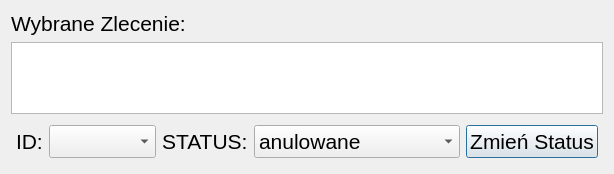
<?xml version="1.0" encoding="UTF-8"?>
<ui version="4.0">
 <class>EditOrders</class>
 <widget class="QDialog" name="EditOrders">
  <property name="geometry">
   <rect>
    <x>0</x>
    <y>0</y>
    <width>578</width>
    <height>174</height>
   </rect>
  </property>
  <property name="windowTitle">
   <string>Edytuj</string>
  </property>
  <layout class="QGridLayout" name="gridLayout">
   <item row="2" column="0">
    <layout class="QHBoxLayout" name="horizontalLayout">
     <property name="leftMargin">
      <number>5</number>
     </property>
     <property name="topMargin">
      <number>5</number>
     </property>
     <property name="rightMargin">
      <number>5</number>
     </property>
     <property name="bottomMargin">
      <number>5</number>
     </property>
     <item>
      <widget class="QLabel" name="label">
       <property name="font">
        <font>
         <pointsize>16</pointsize>
        </font>
       </property>
       <property name="text">
        <string>ID:</string>
       </property>
      </widget>
     </item>
     <item>
      <widget class="QComboBox" name="id_comboBox">
       <property name="font">
        <font>
         <pointsize>16</pointsize>
        </font>
       </property>
      </widget>
     </item>
     <item>
      <widget class="QLabel" name="label_2">
       <property name="font">
        <font>
         <pointsize>16</pointsize>
        </font>
       </property>
       <property name="text">
        <string>STATUS:</string>
       </property>
      </widget>
     </item>
     <item>
      <widget class="QComboBox" name="status_comboBox">
       <property name="font">
        <font>
         <pointsize>16</pointsize>
        </font>
       </property>
       <item>
        <property name="text">
         <string>anulowane</string>
        </property>
       </item>
       <item>
        <property name="text">
         <string>w trakcie realizacji</string>
        </property>
       </item>
       <item>
        <property name="text">
         <string>zrealizowane</string>
        </property>
       </item>
      </widget>
     </item>
     <item>
      <widget class="QPushButton" name="changeStatus_button">
       <property name="font">
        <font>
         <pointsize>16</pointsize>
        </font>
       </property>
       <property name="text">
        <string>Zmień Status</string>
       </property>
      </widget>
     </item>
    </layout>
   </item>
   <item row="1" column="0">
    <widget class="QTableView" name="orderInfoTableView"/>
   </item>
   <item row="0" column="0">
    <widget class="QLabel" name="label_3">
     <property name="font">
      <font>
       <pointsize>16</pointsize>
      </font>
     </property>
     <property name="text">
      <string>Wybrane Zlecenie:</string>
     </property>
    </widget>
   </item>
  </layout>
 </widget>
 <resources/>
 <connections/>
</ui>
